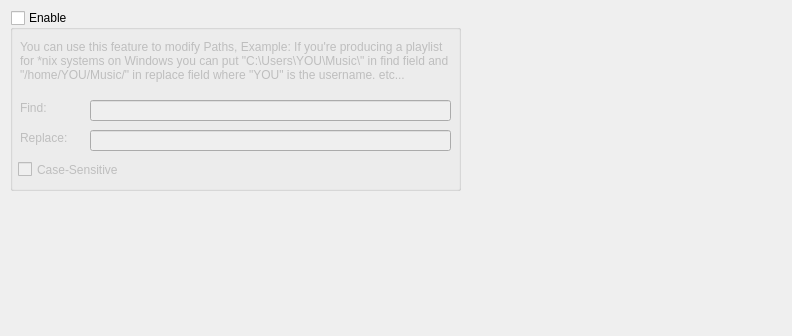
          <widget class="QWidget" name="PathPrefixToolBoxPage">
           <property name="geometry">
            <rect>
             <x>0</x>
             <y>0</y>
             <width>792</width>
             <height>336</height>
            </rect>
           </property>
           <property name="styleSheet">
            <string notr="true"/>
           </property>
           <attribute name="label">
            <string>Path Prefix</string>
           </attribute>
           <widget class="QGroupBox" name="PathPrefix">
            <property name="geometry">
             <rect>
              <x>10</x>
              <y>10</y>
              <width>451</width>
              <height>181</height>
             </rect>
            </property>
            <property name="title">
             <string>Enable</string>
            </property>
            <property name="flat">
             <bool>false</bool>
            </property>
            <property name="checkable">
             <bool>true</bool>
            </property>
            <property name="checked">
             <bool>false</bool>
            </property>
            <widget class="QLabel" name="lblPathPrefixReplace">
             <property name="geometry">
              <rect>
               <x>10</x>
               <y>120</y>
               <width>61</width>
               <height>16</height>
              </rect>
             </property>
             <property name="text">
              <string>Replace:</string>
             </property>
            </widget>
            <widget class="QLineEdit" name="txtPathPrefixReplace">
             <property name="geometry">
              <rect>
               <x>80</x>
               <y>120</y>
               <width>361</width>
               <height>21</height>
              </rect>
             </property>
            </widget>
            <widget class="QLineEdit" name="txtPathPrefixFind">
             <property name="geometry">
              <rect>
               <x>80</x>
               <y>90</y>
               <width>361</width>
               <height>21</height>
              </rect>
             </property>
            </widget>
            <widget class="QLabel" name="lblPathPrefixFind">
             <property name="geometry">
              <rect>
               <x>10</x>
               <y>90</y>
               <width>61</width>
               <height>16</height>
              </rect>
             </property>
             <property name="text">
              <string>Find:</string>
             </property>
            </widget>
            <widget class="QLabel" name="lblPathPrefixDescription">
             <property name="geometry">
              <rect>
               <x>10</x>
               <y>20</y>
               <width>431</width>
               <height>61</height>
              </rect>
             </property>
             <property name="text">
              <string>You can use this feature to modify Paths, Example: If you're producing a playlist for *nix systems on Windows you can put &quot;C:\Users\YOU\Music\&quot; in find field and &quot;/home/YOU/Music/&quot; in replace field where &quot;YOU&quot; is the username. etc...</string>
             </property>
             <property name="wordWrap">
              <bool>true</bool>
             </property>
            </widget>
            <widget class="QCheckBox" name="chkPathPrefixCaseSensitive">
             <property name="geometry">
              <rect>
               <x>8</x>
               <y>150</y>
               <width>431</width>
               <height>19</height>
              </rect>
             </property>
             <property name="text">
              <string>Case-Sensitive</string>
             </property>
            </widget>
           </widget>
          </widget>
